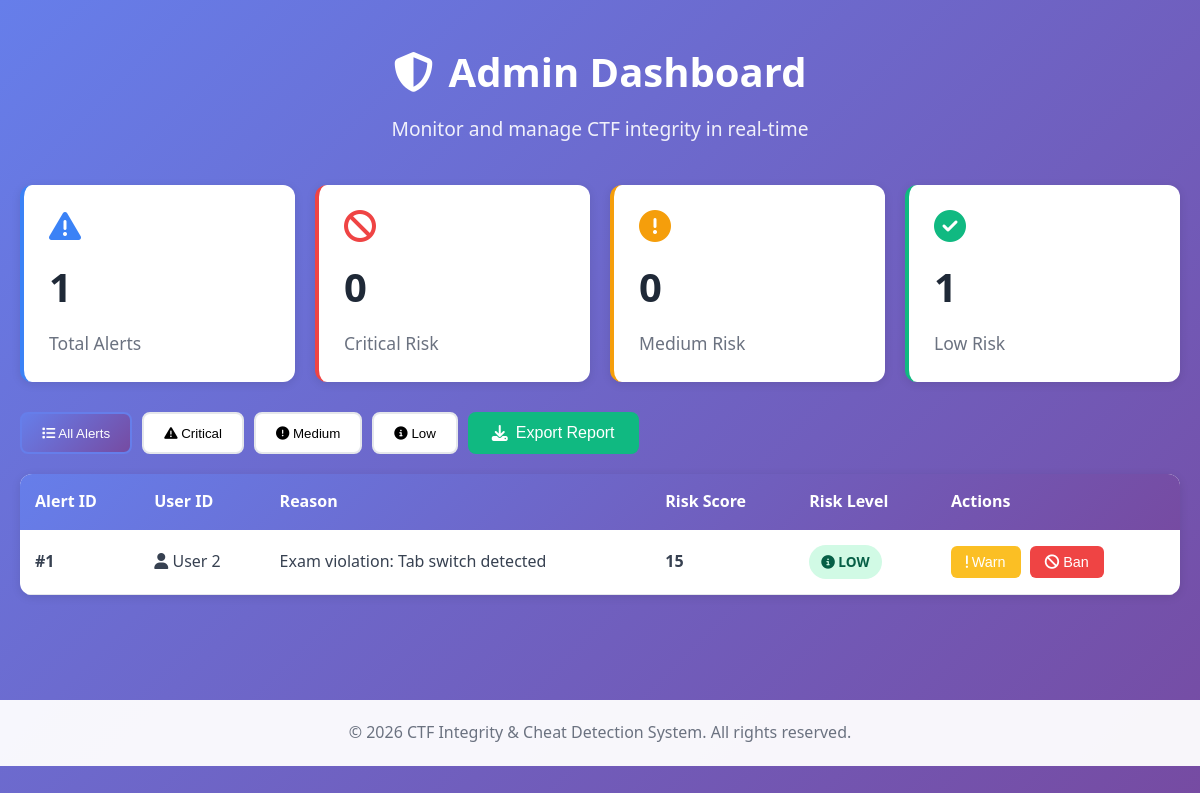
/dashboard, run on the app's committed database.
### tables this page shows
CREATE TABLE alerts(
id INTEGER PRIMARY KEY AUTOINCREMENT,
user_id INTEGER,
reason TEXT,
risk_score INTEGER
);

### app.py (the view)
@app.route("/dashboard")
def dashboard():
    conn = get_db()
    c = conn.cursor()
    c.execute("SELECT * FROM alerts")
    alerts = c.fetchall()
    conn.close()
    return render_template("admin.html", alerts=alerts)

### app.py (called while the page is built)
def get_db():
    return sqlite3.connect("database.db")

### templates/admin.html (shortened to what this page needs)
{% extends "base.html" %}
{% block content %}
<div class="container">
    <div class="page-header">
        <h1><i class="fas fa-shield-alt"></i> Admin Dashboard</h1>
        <p>Monitor and manage CTF integrity in real-time</p>
    </div>
    <div class="dashboard-stats">
        <div class="dashboard-stat-card total">
            <i class="fas fa-exclamation-triangle" style="font-size: 2em; color: #3b82f6;"></i>
            <h3>{{ alerts|length }}</h3>
            <p>Total Alerts</p>
        </div>
        <div class="dashboard-stat-card high">
            <i class="fas fa-ban" style="font-size: 2em; color: #ef4444;"></i>
            <h3>{{ alerts|selectattr('3', 'ge', 60)|list|length }}</h3>
            <p>Critical Risk</p>
        </div>
        <div class="dashboard-stat-card medium">
            <i class="fas fa-exclamation-circle" style="font-size: 2em; color: #f59e0b;"></i>
            <h3>{{ alerts|selectattr('3', 'ge', 30)|selectattr('3', 'lt', 60)|list|length }}</h3>
            <p>Medium Risk</p>
        </div>
        <div class="dashboard-stat-card low">
            <i class="fas fa-check-circle" style="font-size: 2em; color: #10b981;"></i>
            <h3>{{ alerts|selectattr('3', 'lt', 30)|list|length }}</h3>
            <p>Low Risk</p>
        </div>
    </div>
    <div class="filter-tabs">
        <button class="filter-tab active" onclick="filterAlerts('all')">
            <i class="fas fa-list"></i> All Alerts
        </button>
        <button class="filter-tab" onclick="filterAlerts('critical')">
            <i class="fas fa-exclamation-triangle"></i> Critical
        </button>
        <button class="filter-tab" onclick="filterAlerts('medium')">
            <i class="fas fa-exclamation-circle"></i> Medium
        </button>
        <button class="filter-tab" onclick="filterAlerts('low')">
            <i class="fas fa-info-circle"></i> Low
        </button>
        <button class="export-btn" onclick="exportAlerts()">
            <i class="fas fa-download"></i> Export Report
        </button>
    </div>
    <div class="alerts-table-container">
        <table class="alerts-table">
            <thead>
                <tr>
                    <th>Alert ID</th>
                    <th>User ID</th>
                    <th>Reason</th>
                    <th>Risk Score</th>
                    <th>Risk Level</th>
                    <th>Actions</th>
                </tr>
            </thead>
            <tbody id="alerts-tbody">
                {% for alert in alerts %}
                <tr data-risk="{{ 'critical' if alert[3] >= 60 else ('medium' if alert[3] >= 30 else 'low') }}">
                    <td><strong>#{{ alert[0] }}</strong></td>
                    <td>
                        <i class="fas fa-user"></i> User {{ alert[1] }}
                    </td>
                    <td>{{ alert[2] }}</td>
                    <td><strong>{{ alert[3] }}</strong></td>
                    <td>
                        {% if alert[3] >= 60 %}
                            <span class="risk-badge critical">
                                <i class="fas fa-exclamation-triangle"></i> CRITICAL
                            </span>
                        {% elif alert[3] >= 30 %}
                            <span class="risk-badge medium">
                                <i class="fas fa-exclamation-circle"></i> MEDIUM
                            </span>
                        {% else %}
                            <span class="risk-badge low">
                                <i class="fas fa-info-circle"></i> LOW
                            </span>
                        {% endif %}
                    </td>
                    <td>
                        <button class="action-btn warn" onclick="warnUser({{ alert[1] }})">
                             Warn
                        </button>
                        <button class="action-btn ban" onclick="banUser({{ alert[1] }})">
                            <i class="fas fa-ban"></i> Ban
                        </button>
                    </td>
                </tr>
                {% endfor %}
            </tbody>
        </table>
    </div>
</div>
{% endblock %}

### static/css/style.css (style rules this page uses)
* { margin: 0; padding: 0; box-sizing: border-box; }
:root { --primary-color: #667eea; --secondary-color: #764ba2; --success-color: #10b981; --danger-color: #ef4444; --warning-color: #f59e0b; --info-color: #3b82f6; --dark-color: #1f2937; --light-color: #f9fafb; --border-color: #e5e7eb; --text-color: #374151; --text-light: #6b7280; }
body { font-family: 'Segoe UI', Tahoma, Geneva, Verdana, sans-serif; background: linear-gradient(135deg, #667eea 0%, #764ba2 100%); min-height: 100vh; color: var(--text-color); line-height: 1.6; }
.container { max-width: 1200px; margin: 0 auto; }
.page-header { text-align: center; margin-bottom: 40px; color: white; }
.page-header h1 { font-size: 2.5em; margin-bottom: 10px; display: flex; align-items: center; justify-content: center; gap: 15px; }
.page-header p { font-size: 1.2em; opacity: 0.9; }

### templates/admin.html (style rules this page uses)
.dashboard-stats { display: grid; grid-template-columns: repeat(auto-fit, minmax(250px, 1fr)); gap: 20px; margin-bottom: 30px; }
.dashboard-stat-card { background: white; padding: 25px; border-radius: 12px; box-shadow: 0 2px 10px rgba(0,0,0,0.1); border-left: 4px solid; }
.dashboard-stat-card.total { border-color: #3b82f6; }
.dashboard-stat-card.high { border-color: #ef4444; }
.dashboard-stat-card.medium { border-color: #f59e0b; }
.dashboard-stat-card.low { border-color: #10b981; }
.dashboard-stat-card h3 { font-size: 2.5em; margin: 10px 0; color: #1f2937; }
.dashboard-stat-card p { color: #6b7280; font-size: 1.1em; }
.alerts-table-container { background: white; border-radius: 12px; box-shadow: 0 2px 10px rgba(0,0,0,0.1); overflow: hidden; }
.alerts-table { width: 100%; border-collapse: collapse; }
.alerts-table thead { background: linear-gradient(135deg, #667eea 0%, #764ba2 100%); color: white; }
.alerts-table th { padding: 15px; text-align: left; font-weight: 600; }
.alerts-table td { padding: 15px; border-bottom: 1px solid #e5e7eb; }
.risk-badge { padding: 6px 12px; border-radius: 20px; font-size: 0.85em; font-weight: 600; display: inline-block; }
.risk-badge.low { background: #d1fae5; color: #065f46; }
.action-btn { padding: 8px 15px; border: none; border-radius: 6px; cursor: pointer; font-size: 0.9em; margin-right: 5px; transition: all 0.3s; }
.action-btn.warn { background: #fbbf24; color: white; }
.action-btn.ban { background: #ef4444; color: white; }
.filter-tabs { display: flex; gap: 10px; margin-bottom: 20px; flex-wrap: wrap; }
.filter-tab { padding: 10px 20px; background: white; border: 2px solid #e5e7eb; border-radius: 8px; cursor: pointer; transition: all 0.3s; }
.filter-tab.active { background: linear-gradient(135deg, #667eea 0%, #764ba2 100%); color: white; border-color: #667eea; }
.export-btn { background: #10b981; color: white; padding: 12px 24px; border: none; border-radius: 8px; cursor: pointer; font-size: 1em; display: inline-flex; align-items: center; gap: 8px; transition: all 0.3s; }

### data on the page
alerts: id "1", user "2", reason "Exam violation: Tab switch detected", risk_score "15", shows "LOW"

### other printed values
{{ alerts|length }} "1"
{{ alerts|selectattr('3', 'ge', 60)|list|length }} "0"
{{ alerts|selectattr('3', 'ge', 30)|selectattr('3', 'lt', 60)|list|length }} "0"
{{ alerts|selectattr('3', 'lt', 30)|list|length }} "1"
